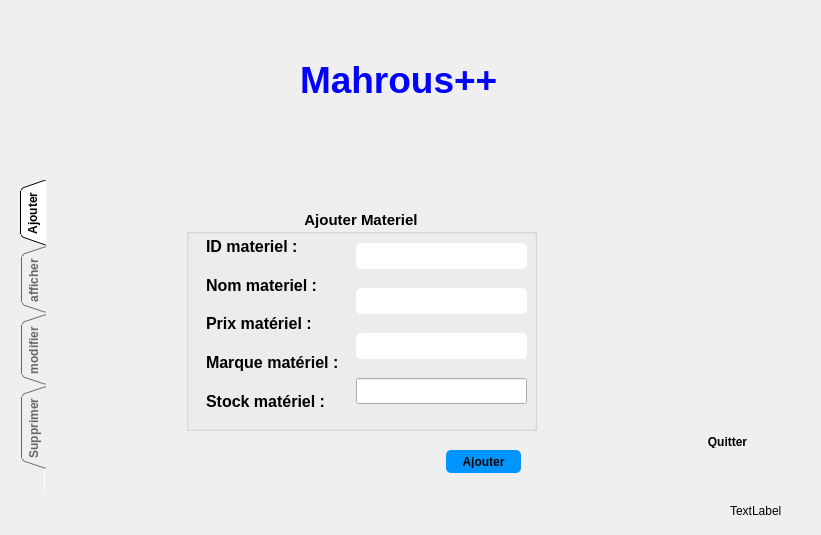
<?xml version="1.0" encoding="UTF-8"?>
<ui version="4.0">
 <class>materielle</class>
 <widget class="QDialog" name="materielle">
  <property name="geometry">
   <rect>
    <x>0</x>
    <y>0</y>
    <width>821</width>
    <height>535</height>
   </rect>
  </property>
  <property name="windowTitle">
   <string>Dialog</string>
  </property>
  <widget class="QLabel" name="pic">
   <property name="geometry">
    <rect>
     <x>0</x>
     <y>0</y>
     <width>821</width>
     <height>541</height>
    </rect>
   </property>
   <property name="text">
    <string/>
   </property>
  </widget>
  <widget class="QLabel" name="status">
   <property name="geometry">
    <rect>
     <x>730</x>
     <y>500</y>
     <width>81</width>
     <height>21</height>
    </rect>
   </property>
   <property name="text">
    <string>TextLabel</string>
   </property>
  </widget>
  <widget class="QLabel" name="label_10">
   <property name="geometry">
    <rect>
     <x>300</x>
     <y>40</y>
     <width>321</width>
     <height>81</height>
    </rect>
   </property>
   <property name="text">
    <string>&lt;html&gt;&lt;head/&gt;&lt;body&gt;&lt;p&gt;&lt;span style=&quot; font-size:28pt; font-weight:600; color:#0000ff;&quot;&gt;Mahrous++&lt;/span&gt;&lt;/p&gt;&lt;/body&gt;&lt;/html&gt;</string>
   </property>
  </widget>
  <widget class="QTabWidget" name="tabWidget">
   <property name="enabled">
    <bool>true</bool>
   </property>
   <property name="geometry">
    <rect>
     <x>20</x>
     <y>180</y>
     <width>681</width>
     <height>311</height>
    </rect>
   </property>
   <property name="sizePolicy">
    <sizepolicy hsizetype="Expanding" vsizetype="Expanding">
     <horstretch>0</horstretch>
     <verstretch>0</verstretch>
    </sizepolicy>
   </property>
   <property name="maximumSize">
    <size>
     <width>16777215</width>
     <height>16777215</height>
    </size>
   </property>
   <property name="font">
    <font>
     <pointsize>9</pointsize>
     <weight>75</weight>
     <bold>true</bold>
     <stylestrategy>PreferDefault</stylestrategy>
    </font>
   </property>
   <property name="mouseTracking">
    <bool>false</bool>
   </property>
   <property name="tabletTracking">
    <bool>false</bool>
   </property>
   <property name="focusPolicy">
    <enum>Qt::TabFocus</enum>
   </property>
   <property name="contextMenuPolicy">
    <enum>Qt::DefaultContextMenu</enum>
   </property>
   <property name="acceptDrops">
    <bool>false</bool>
   </property>
   <property name="styleSheet">
    <string notr="true">QTabBar::tab:!selected {color:#696969;}

</string>
   </property>
   <property name="tabPosition">
    <enum>QTabWidget::West</enum>
   </property>
   <property name="tabShape">
    <enum>QTabWidget::Triangular</enum>
   </property>
   <property name="currentIndex">
    <number>0</number>
   </property>
   <property name="elideMode">
    <enum>Qt::ElideRight</enum>
   </property>
   <property name="usesScrollButtons">
    <bool>true</bool>
   </property>
   <property name="documentMode">
    <bool>true</bool>
   </property>
   <property name="tabsClosable">
    <bool>false</bool>
   </property>
   <property name="movable">
    <bool>true</bool>
   </property>
   <widget class="QWidget" name="widget">
    <attribute name="title">
     <string>Ajouter</string>
    </attribute>
    <attribute name="toolTip">
     <string>ajouter </string>
    </attribute>
    <widget class="QGroupBox" name="groupBox">
     <property name="geometry">
      <rect>
       <x>140</x>
       <y>30</y>
       <width>351</width>
       <height>221</height>
      </rect>
     </property>
     <property name="font">
      <font>
       <pointsize>11</pointsize>
       <weight>75</weight>
       <bold>true</bold>
       <strikeout>false</strikeout>
       <kerning>true</kerning>
      </font>
     </property>
     <property name="layoutDirection">
      <enum>Qt::LeftToRight</enum>
     </property>
     <property name="autoFillBackground">
      <bool>false</bool>
     </property>
     <property name="styleSheet">
      <string notr="true"/>
     </property>
     <property name="inputMethodHints">
      <set>Qt::ImhNone</set>
     </property>
     <property name="title">
      <string>Ajouter Materiel</string>
     </property>
     <property name="alignment">
      <set>Qt::AlignHCenter|Qt::AlignTop</set>
     </property>
     <property name="flat">
      <bool>false</bool>
     </property>
     <property name="checkable">
      <bool>false</bool>
     </property>
     <widget class="QWidget" name="verticalLayoutWidget">
      <property name="geometry">
       <rect>
        <x>20</x>
        <y>20</y>
        <width>145</width>
        <height>188</height>
       </rect>
      </property>
      <layout class="QVBoxLayout" name="verticalLayout">
       <item>
        <widget class="QLabel" name="label_4">
         <property name="text">
          <string>&lt;html&gt;&lt;head/&gt;&lt;body&gt;&lt;p&gt;&lt;span style=&quot; font-size:12pt; font-weight:600;&quot;&gt;ID materiel :&lt;/span&gt;&lt;/p&gt;&lt;/body&gt;&lt;/html&gt;</string>
         </property>
        </widget>
       </item>
       <item>
        <widget class="QLabel" name="label">
         <property name="text">
          <string>&lt;html&gt;&lt;head/&gt;&lt;body&gt;&lt;p&gt;&lt;span style=&quot; font-size:12pt; font-weight:600;&quot;&gt;Nom materiel :&lt;/span&gt;&lt;/p&gt;&lt;/body&gt;&lt;/html&gt;</string>
         </property>
        </widget>
       </item>
       <item>
        <widget class="QLabel" name="label_2">
         <property name="text">
          <string>&lt;html&gt;&lt;head/&gt;&lt;body&gt;&lt;p&gt;&lt;span style=&quot; font-size:12pt; font-weight:600;&quot;&gt;Prix matériel :&lt;/span&gt;&lt;/p&gt;&lt;/body&gt;&lt;/html&gt;</string>
         </property>
        </widget>
       </item>
       <item>
        <widget class="QLabel" name="label_3">
         <property name="text">
          <string>&lt;html&gt;&lt;head/&gt;&lt;body&gt;&lt;p&gt;&lt;span style=&quot; font-size:12pt; font-weight:600;&quot;&gt;Marque matériel :&lt;/span&gt;&lt;/p&gt;&lt;/body&gt;&lt;/html&gt;</string>
         </property>
        </widget>
       </item>
       <item>
        <widget class="QLabel" name="label_6">
         <property name="text">
          <string>&lt;html&gt;&lt;head/&gt;&lt;body&gt;&lt;p&gt;&lt;span style=&quot; font-size:12pt; font-weight:600;&quot;&gt;Stock matériel :&lt;/span&gt;&lt;/p&gt;&lt;/body&gt;&lt;/html&gt;</string>
         </property>
        </widget>
       </item>
      </layout>
     </widget>
     <widget class="QWidget" name="verticalLayoutWidget_2">
      <property name="geometry">
       <rect>
        <x>170</x>
        <y>20</y>
        <width>171</width>
        <height>191</height>
       </rect>
      </property>
      <layout class="QVBoxLayout" name="verticalLayout_2">
       <item>
        <widget class="QLineEdit" name="cx_idmateriel">
         <property name="styleSheet">
          <string notr="true">QLineEdit {
padding: 5px;
border-radius: 5px;

font-weight: bold;
}</string>
         </property>
        </widget>
       </item>
       <item>
        <widget class="QLineEdit" name="cx_nommatetiel">
         <property name="styleSheet">
          <string notr="true">QLineEdit {
padding: 5px;
border-radius: 5px;

font-weight: bold;
}</string>
         </property>
        </widget>
       </item>
       <item>
        <widget class="QLineEdit" name="cx_prixmateriel">
         <property name="styleSheet">
          <string notr="true">QLineEdit {
padding: 5px;
border-radius: 5px;

font-weight: bold;
}</string>
         </property>
        </widget>
       </item>
       <item>
        <widget class="QLineEdit" name="cx_marquemateriel"/>
       </item>
      </layout>
     </widget>
    </widget>
    <widget class="QPushButton" name="pushButton">
     <property name="geometry">
      <rect>
       <x>400</x>
       <y>270</y>
       <width>75</width>
       <height>23</height>
      </rect>
     </property>
     <property name="styleSheet">
      <string notr="true">QPushButton {
padding: 5px;
border-radius: 5px;
background-color:#0094ff;
font-weight: bold;
}</string>
     </property>
     <property name="text">
      <string>Ajouter</string>
     </property>
    </widget>
   </widget>
   <widget class="QWidget" name="tab_6">
    <attribute name="title">
     <string>afficher</string>
    </attribute>
    <widget class="QTableView" name="table">
     <property name="geometry">
      <rect>
       <x>80</x>
       <y>20</y>
       <width>431</width>
       <height>241</height>
      </rect>
     </property>
     <property name="styleSheet">
      <string notr="true"/>
     </property>
    </widget>
    <widget class="QPushButton" name="pushButton_2">
     <property name="geometry">
      <rect>
       <x>410</x>
       <y>280</y>
       <width>75</width>
       <height>23</height>
      </rect>
     </property>
     <property name="styleSheet">
      <string notr="true">QPushButton {
padding: 5px;
border-radius: 5px;
background-color:#0094ff;
font-weight: bold;
}</string>
     </property>
     <property name="text">
      <string>Afficher</string>
     </property>
    </widget>
   </widget>
   <widget class="QWidget" name="tab_4">
    <attribute name="title">
     <string>modifier</string>
    </attribute>
    <widget class="QGroupBox" name="groupBox_2">
     <property name="geometry">
      <rect>
       <x>140</x>
       <y>30</y>
       <width>341</width>
       <height>221</height>
      </rect>
     </property>
     <property name="font">
      <font>
       <pointsize>11</pointsize>
       <weight>75</weight>
       <bold>true</bold>
      </font>
     </property>
     <property name="title">
      <string>Modifier catégorie</string>
     </property>
     <property name="alignment">
      <set>Qt::AlignCenter</set>
     </property>
     <widget class="QWidget" name="verticalLayoutWidget_3">
      <property name="geometry">
       <rect>
        <x>10</x>
        <y>30</y>
        <width>130</width>
        <height>181</height>
       </rect>
      </property>
      <layout class="QVBoxLayout" name="verticalLayout_3">
       <item>
        <widget class="QLabel" name="label_8">
         <property name="text">
          <string>&lt;html&gt;&lt;head/&gt;&lt;body&gt;&lt;p&gt;&lt;span style=&quot; font-size:12pt; font-weight:600;&quot;&gt;ID catégorie :&lt;/span&gt;&lt;/p&gt;&lt;/body&gt;&lt;/html&gt;</string>
         </property>
        </widget>
       </item>
       <item>
        <widget class="QLabel" name="label_5">
         <property name="text">
          <string>&lt;html&gt;&lt;head/&gt;&lt;body&gt;&lt;p&gt;&lt;span style=&quot; font-size:12pt; font-weight:600;&quot;&gt;Nom catégorie :&lt;/span&gt;&lt;/p&gt;&lt;/body&gt;&lt;/html&gt;</string>
         </property>
        </widget>
       </item>
      </layout>
     </widget>
     <widget class="QWidget" name="verticalLayoutWidget_4">
      <property name="geometry">
       <rect>
        <x>160</x>
        <y>30</y>
        <width>151</width>
        <height>181</height>
       </rect>
      </property>
      <layout class="QVBoxLayout" name="verticalLayout_4">
       <item>
        <widget class="QLineEdit" name="cx_idcategorie_2">
         <property name="styleSheet">
          <string notr="true">QLineEdit {
padding: 5px;
border-radius: 5px;

font-weight: bold;
}</string>
         </property>
        </widget>
       </item>
       <item>
        <widget class="QLineEdit" name="cx_nomcategorie_2">
         <property name="styleSheet">
          <string notr="true">QLineEdit {
padding: 5px;
border-radius: 5px;

font-weight: bold;
}</string>
         </property>
        </widget>
       </item>
      </layout>
     </widget>
    </widget>
    <widget class="QPushButton" name="modifier">
     <property name="geometry">
      <rect>
       <x>410</x>
       <y>280</y>
       <width>75</width>
       <height>23</height>
      </rect>
     </property>
     <property name="styleSheet">
      <string notr="true">QPushButton {
padding: 5px;
border-radius: 5px;
background-color:#0094ff;
font-weight: bold;
}</string>
     </property>
     <property name="text">
      <string>Modifier</string>
     </property>
    </widget>
   </widget>
   <widget class="QWidget" name="tab_5">
    <attribute name="title">
     <string>Supprimer</string>
    </attribute>
    <widget class="QLabel" name="label_9">
     <property name="geometry">
      <rect>
       <x>140</x>
       <y>150</y>
       <width>141</width>
       <height>20</height>
      </rect>
     </property>
     <property name="text">
      <string>&lt;html&gt;&lt;head/&gt;&lt;body&gt;&lt;p&gt;&lt;span style=&quot; font-size:12pt; font-weight:600;&quot;&gt;Nom catégorie :&lt;/span&gt;&lt;/p&gt;&lt;/body&gt;&lt;/html&gt;</string>
     </property>
    </widget>
    <widget class="QLineEdit" name="cx_nomcategorie_3">
     <property name="geometry">
      <rect>
       <x>330</x>
       <y>150</y>
       <width>181</width>
       <height>20</height>
      </rect>
     </property>
     <property name="styleSheet">
      <string notr="true">QLineEdit {
padding: 5px;
border-radius: 5px;

font-weight: bold;
}</string>
     </property>
    </widget>
    <widget class="QPushButton" name="supprimer">
     <property name="geometry">
      <rect>
       <x>410</x>
       <y>260</y>
       <width>75</width>
       <height>23</height>
      </rect>
     </property>
     <property name="styleSheet">
      <string notr="true">QPushButton {
padding: 5px;
border-radius: 5px;
background-color:#0094ff;
font-weight: bold;
}</string>
     </property>
     <property name="text">
      <string>Supprimer</string>
     </property>
    </widget>
   </widget>
  </widget>
  <widget class="QPushButton" name="pushButton_3">
   <property name="geometry">
    <rect>
     <x>690</x>
     <y>430</y>
     <width>75</width>
     <height>23</height>
    </rect>
   </property>
   <property name="styleSheet">
    <string notr="true">color: &quot;red&quot;;

padding: 5px;
border-radius: 5px;

font-weight: bold;
</string>
   </property>
   <property name="text">
    <string>Quitter</string>
   </property>
  </widget>
 </widget>
 <resources/>
 <connections>
  <connection>
   <sender>pushButton_3</sender>
   <signal>clicked()</signal>
   <receiver>materielle</receiver>
   <slot>reject()</slot>
   <hints>
    <hint type="sourcelabel">
     <x>802</x>
     <y>441</y>
    </hint>
    <hint type="destinationlabel">
     <x>825</x>
     <y>546</y>
    </hint>
   </hints>
  </connection>
 </connections>
</ui>
